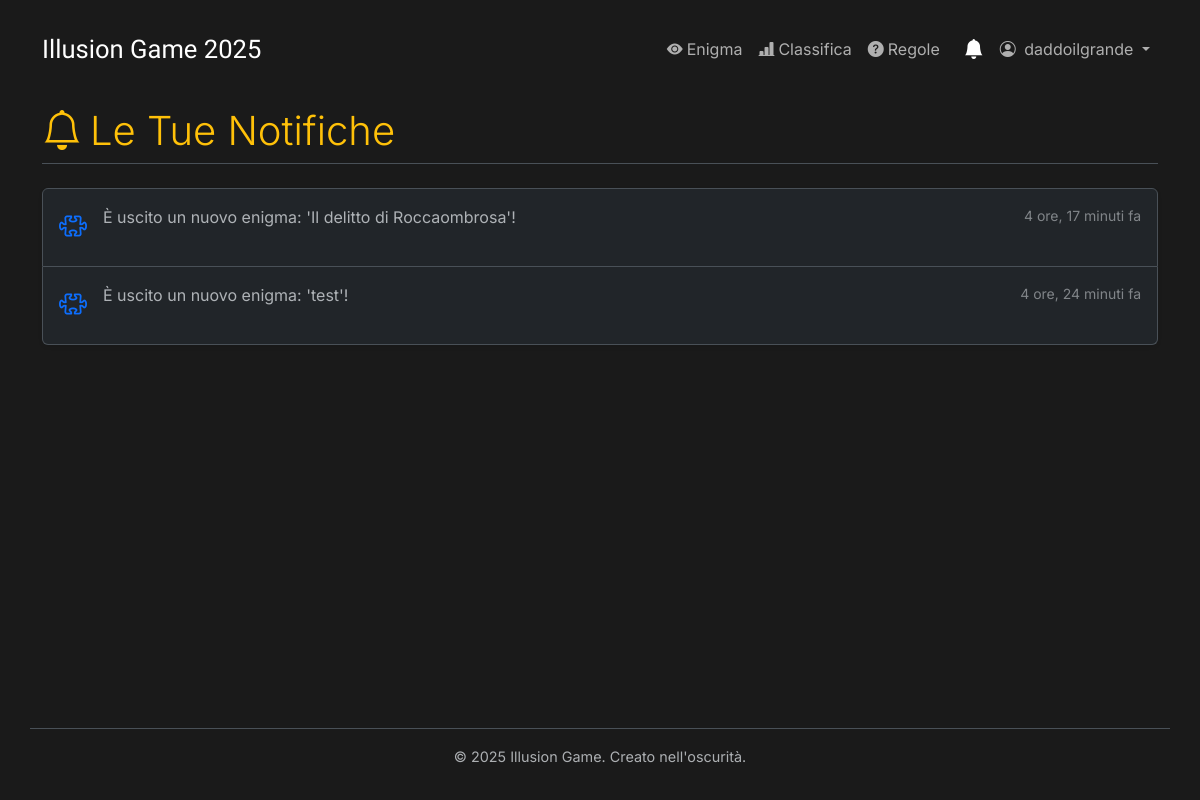
Screenshot of /notifiche/ (signed in) with the database file from the repository.
### enigmas/models.py (models this page shows, shortened)
class Notifica(models.Model):
    utente = models.ForeignKey(User, on_delete=models.CASCADE, related_name='notifiche')
    messaggio = models.CharField(max_length=255)
    data_creazione = models.DateTimeField(auto_now_add=True)
    letta = models.BooleanField(default=False)
    link = models.CharField(max_length=255, blank=True, null=True)
    class Meta:
        ordering = ['-data_creazione']

### enigmas/views.py (the view)
# urls.py: path('notifiche/', views.lista_notifiche, name='lista_notifiche'),
@login_required
def lista_notifiche(request):
    notifiche = Notifica.objects.filter(utente=request.user)
    notifiche.filter(letta=False).update(letta=True)
    return render(request, 'enigmas/lista_notifiche.html', {'notifiche': notifiche})

### enigmas/context_processors.py (called while the page is built)
def unread_notifications_context(request):
    if request.user.is_authenticated:
        count = Notifica.objects.filter(utente=request.user, letta=False).count()
        return {'unread_notifications_count': count}
    return {}

### enigmas/templates/enigmas/lista_notifiche.html (shortened to what this page needs)
{% extends 'enigmas/base.html' %}
{% load static %}
{% block content %}
<h2 class="border-bottom pb-2 mb-4 display-6">
    <i class="bi bi-bell me-2"></i>Le Tue Notifiche
</h2>
<div class="list-group shadow-sm">
    {% for notifica in notifiche %}
        <a href="{{ notifica.link|default:'#' }}" class="list-group-item list-group-item-action d-flex gap-3 py-3 {% if not notifica.letta %}list-group-item-secondary fw-bold{% endif %}" aria-current="true">
            <span class="fs-3">
            {% if notifica.tipo_notifica == notifica.TIPO_NUOVO_ENIGMA %}
                <i class="bi bi-puzzle text-primary"></i>
            {% elif notifica.tipo_notifica == notifica.TIPO_BADGE_OTTENUTO %}
                <i class="bi bi-award text-warning"></i>
            {% else %}
                 <i class="bi bi-info-circle text-info"></i>
            {% endif %}
            </span>
            <div class="d-flex gap-2 w-100 justify-content-between">
                <div>
                    <p class="mb-0 opacity-75">{{ notifica.messaggio }}</p>
                </div>
                <small class="opacity-50 text-nowrap">{{ notifica.data_creazione|timesince }} fa</small>
            </div>
        </a>
    {% empty %}
        <div class="list-group-item">
            <p class="text-center text-body-secondary my-3"><em>Non hai nessuna notifica al momento.</em></p>
        </div>
    {% endfor %}
</div>
{% endblock %}

### enigmas/templates/enigmas/base.html (shortened to what this page needs)
{% load static %}
<!DOCTYPE html>
<html lang="it" data-bs-theme="dark">
<head>
    <link href="https://cdn.jsdelivr.net/npm/bootstrap@5.3.3/dist/css/bootstrap.min.css" rel="stylesheet" xintegrity="sha384-QWTKZyjpPEjISv5WaRU9OFeRpok6YctnYmDr5pNlyT2bRjXh0JMhjY6hW+ALEwIH">
    <link rel="stylesheet" href="{% static 'enigmas/css/style.css' %}">
    <link rel="stylesheet" href="https://cdn.jsdelivr.net/npm/bootstrap-icons@1.11.3/font/bootstrap-icons.min.css">
</head>
<body class="d-flex flex-column">
    <nav class="navbar navbar-expand-lg navbar-custom">
        <div class="container">
            <a class="navbar-brand navbar-brand-custom" href="{% url 'enigma_view' %}">
                Illusion Game 2025
            </a>
            <div class="collapse navbar-collapse" id="navbarNavContent">
                <ul class="navbar-nav ms-auto mb-2 mb-lg-0 align-items-center">
                    {% if user.is_authenticated %}
                        <li class="nav-item"> <a class="nav-link {% if request.resolver_match.url_name == 'enigma_view' %}active{% endif %}" href="{% url 'enigma_view' %}"><i class="bi bi-eye-fill me-1"></i>Enigma</a> </li>
                        <li class="nav-item"> <a class="nav-link {% if request.resolver_match.url_name == 'classifica' %}active{% endif %}" href="{% url 'classifica' %}"><i class="bi bi-bar-chart-line-fill me-1"></i>Classifica</a> </li>
                        <li class="nav-item"> <a class="nav-link " href="{% url 'regole_punteggio' %}"><i class="bi bi-question-circle-fill me-1"></i>Regole</a> </li>
                        <li class="nav-item d-none d-lg-block notification-bell-desktop">
                            <a class="nav-link position-relative px-2 {% if request.resolver_match.url_name == 'lista_notifiche' %}active{% endif %}"
                               href="{% url 'lista_notifiche' %}"
                               title="Notifiche">
                                <i class="bi bi-bell-fill fs-5"></i>
                            </a>
                        </li>
                        <li class="nav-item dropdown">
                            <a class="nav-link dropdown-toggle" href="#" role="button" data-bs-toggle="dropdown" aria-expanded="false">
                                <i class="bi bi-person-circle me-1"></i> {{ user.username }}
                            </a>
                        </li>
                    {% else %}
                        <li class="nav-item">
                            <a class="nav-link {% if request.resolver_match.url_name == 'account_login' %}active{% endif %}" href="{% url 'account_login' %}"><i class="bi bi-box-arrow-in-right me-1"></i>Login</a>
                        </li>
                    {% endif %}
                </ul>
            </div>
        </div>
    </nav>
    <div class="container mt-4 mb-5 flex-grow-1">
        {% block content %}{% endblock %}
    </div>
    <footer class="container text-center text-body-secondary py-3 border-top">
        <p>&copy; {% now "Y" %} Illusion Game. Creato nell'oscurità.</p>
    </footer>
</body>
</html>

### enigmas/static/enigmas/css/style.css (style rules this page uses)
body { background-color: #1a1a1a; color: #e0e0e0; font-family: 'Courier New', Courier, monospace; margin: 0; padding: 0; line-height: 1.6; }
nav { margin-top: 1rem; }
nav a { color: #b0bec5; text-decoration: none; transition: color 0.3s ease; }
h2, h3 { color: #FFC109; border-bottom: 1px solid #555; padding-bottom: 0.5rem; margin-bottom: 1.5rem; }
footer { text-align: center; margin-top: 3rem; padding: 1.5rem; font-size: 0.9rem; color: #666; border-top: 1px solid #333; }
.navbar-brand-custom { font-family: "Rubik Glitch", system-ui; color: #ffffff !important; font-weight: 400; font-size: 1.6rem; }

### enigmas/templates/enigmas/base.html (style rules this page uses)
body { font-family: 'Inter', sans-serif; background-color: #1a1a1a; display: flex; flex-direction: column; min-height: 100vh; }
.flex-grow-1 { flex-grow: 1; }
.notification-bell-desktop { margin-left: 0.5rem; }

### rows the page displays
Notifica: messaggio "È uscito un nuovo enigma: 'Il delitto di Roccaombrosa'!", data_creazione "4 ore, 17 minuti"
Notifica: messaggio "È uscito un nuovo enigma: 'test'!", data_creazione "4 ore, 24 minuti"

### other values shown
{{ user.username }} "daddoilgrande"
